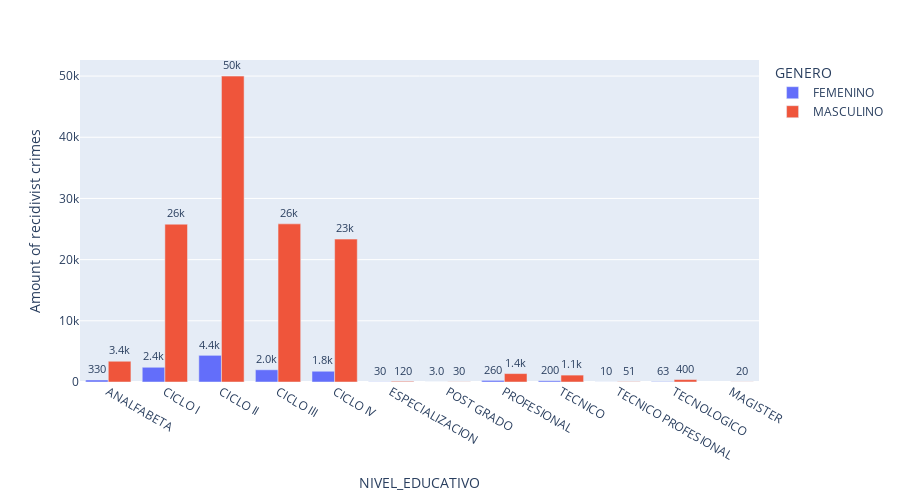

Write notebook code for a chart like this one.
### Code cell
import plotly.express as px

fig = px.bar(df_edu_gen, x='NIVEL_EDUCATIVO', y='INTERNOEN',
             hover_data=['GENERO','NIVEL_EDUCATIVO'], color='GENERO',
             labels={'INTERNOEN':'Amount of recidivist crimes'}, height=500, barmode='group', text="INTERNOEN")
fig.update_traces(texttemplate='%{text:.2s}', textposition='outside')
fig.update_layout(uniformtext_minsize=6, uniformtext_mode='hide')
fig.show()

### Figure 1 — Plotly figure (JSON) as saved in the notebook; plotly's stock layout.template omitted (floating-point values rounded to 4 significant figures)
{"data": [{"alignmentgroup": "True", "customdata": [["FEMENINO", "ANALFABETA"], ["FEMENINO", "CICLO I"], ["FEMENINO", "CICLO II"], ["FEMENINO", "CICLO III"], ["FEMENINO", "CICLO IV"], ["FEMENINO", "ESPECIALIZACION"], ["FEMENINO", "POST GRADO"], ["FEMENINO", "PROFESIONAL"], ["FEMENINO", "TECNICO"], ["FEMENINO", "TECNICO PROFESIONAL"], ["FEMENINO", "TECNOLOGICO"]], "hovertemplate": "GENERO=%{customdata[0]}<br>NIVEL_EDUCATIVO=%{customdata[1]}<br>Amount of recidivist crimes=%{text}<extra></extra>", "legendgroup": "FEMENINO", "marker": {"color": "#636efa"}, "name": "FEMENINO", "offsetgroup": "FEMENINO", "orientation": "v", "showlegend": true, "text": [328, 2408, 4359, 1995, 1757, 30, 3, 261, 200, 10, 63], "textposition": "outside", "texttemplate": "%{text:.2s}", "type": "bar", "x": ["ANALFABETA", "CICLO I", "CICLO II", "CICLO III", "CICLO IV", "ESPECIALIZACION", "POST GRADO", "PROFESIONAL", "TECNICO", "TECNICO PROFESIONAL", "TECNOLOGICO"], "xaxis": "x", "y": [328, 2408, 4359, 1995, 1757, 30, 3, 261, 200, 10, 63], "yaxis": "y"}, {"alignmentgroup": "True", "customdata": [["MASCULINO", "ANALFABETA"], ["MASCULINO", "CICLO I"], ["MASCULINO", "CICLO II"], ["MASCULINO", "CICLO III"], ["MASCULINO", "CICLO IV"], ["MASCULINO", "ESPECIALIZACION"], ["MASCULINO", "MAGISTER"], ["MASCULINO", "POST GRADO"], ["MASCULINO", "PROFESIONAL"], ["MASCULINO", "TECNICO"], ["MASCULINO", "TECNICO PROFESIONAL"], ["MASCULINO", "TECNOLOGICO"]], "hovertemplate": "GENERO=%{customdata[0]}<br>NIVEL_EDUCATIVO=%{customdata[1]}<br>Amount of recidivist crimes=%{text}<extra></extra>", "legendgroup": "MASCULINO", "marker": {"color": "#EF553B"}, "name": "MASCULINO", "offsetgroup": "MASCULINO", "orientation": "v", "showlegend": true, "text": [3389, 25790, 49994, 25844, 23352, 115, 20, 30, 1375, 1128, 51, 397], "textposition": "outside", "texttemplate": "%{text:.2s}", "type": "bar", "x": ["ANALFABETA", "CICLO I", "CICLO II", "CICLO III", "CICLO IV", "ESPECIALIZACION", "MAGISTER", "POST GRADO", "PROFESIONAL", "TECNICO", "TECNICO PROFESIONAL", "TECNOLOGICO"], "xaxis": "x", "y": [3389, 25790, 49994, 25844, 23352, 115, 20, 30, 1375, 1128, 51, 397], "yaxis": "y"}], "layout": {"barmode": "group", "height": 500, "legend": {"title": {"text": "GENERO"}, "tracegroupgap": 0}, "margin": {"t": 60}, "uniformtext": {"minsize": 6, "mode": "hide"}, "xaxis": {"anchor": "y", "domain": [0, 1], "title": {"text": "NIVEL_EDUCATIVO"}}, "yaxis": {"anchor": "x", "domain": [0, 1], "title": {"text": "Amount of recidivist crimes"}}}}
